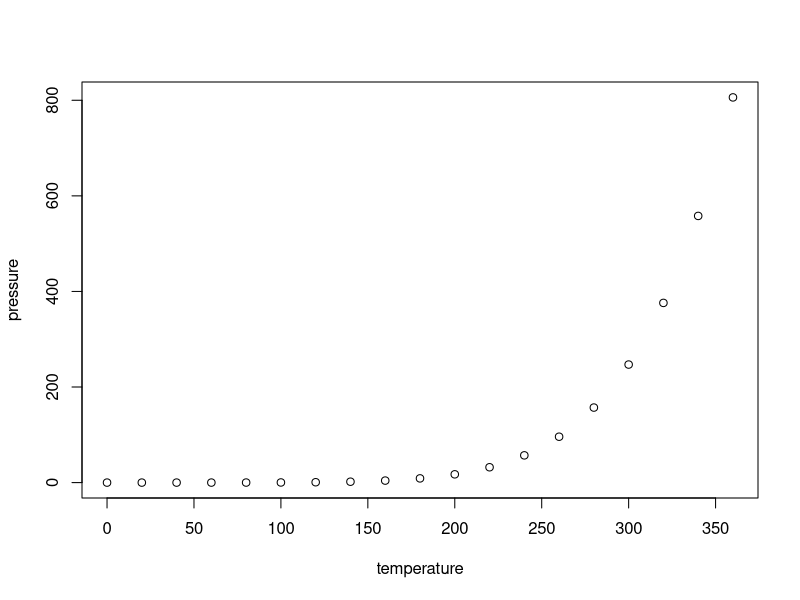
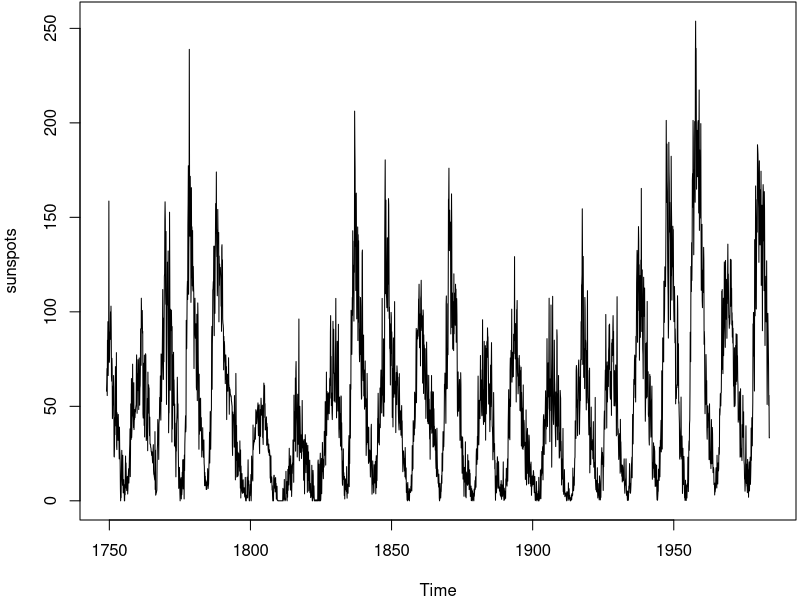

Generate these figures, in order, with R: (Note: this script raises an error after producing the figures.)
## ---- chunk 1
knitr::opts_chunk$set(echo = TRUE, fig.align="center", comment=NA)
library(knitr)
## ---- chunk 2
summary(cars)
## ---- chunk 3
plot(pressure)
## ---- chunk 4
par(mar = c(4, 4, .1, .2)); plot(sunspots)
## ---- chunk 5
include_graphics("R_logo.png")
## ---- chunk 6
cat('\\pagebreak')
## ---- chunk 7
include_graphics("tableG.png")
